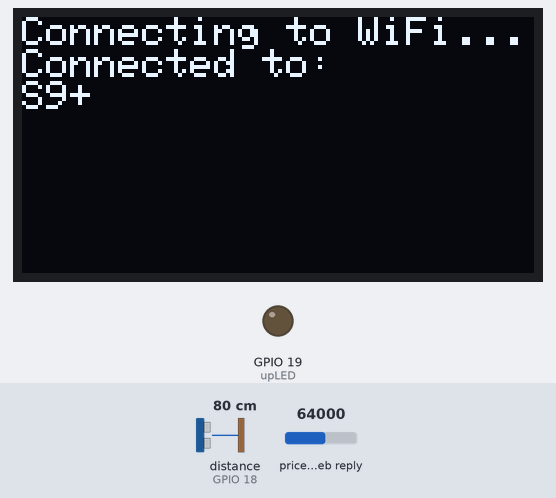
Recording of a sketch running on a simulated ESP32. On the bench: 128×64 one-colour display, output pins drawn as LEDs (lit = HIGH). Wiring (inferred from the names in the program): ultrasonic range finder: trigger GPIO 5; echo GPIO 18. The test bench sets the inputs (shaded band); at power-on: price in the web reply 64000, distance to the obstacle (sensor on GPIO 18) 80 cm. The echo pulse lasts 58.3 µs per cm; WiFi joins after 1.5 s; servers stay silent unless stated; uploads are accepted with an empty reply; web services answer with replies made up by the test bench; pins used as bus, display or sensor lines are not drawn; what the sketch prints to the serial monitor is not drawn.

Above: at 3.7 s.
At 7.1 s:
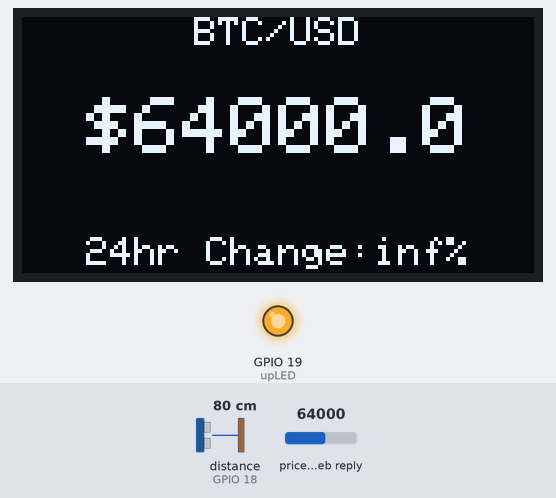
7.2 s: price in the web reply set to 21580
At 11.2 s:
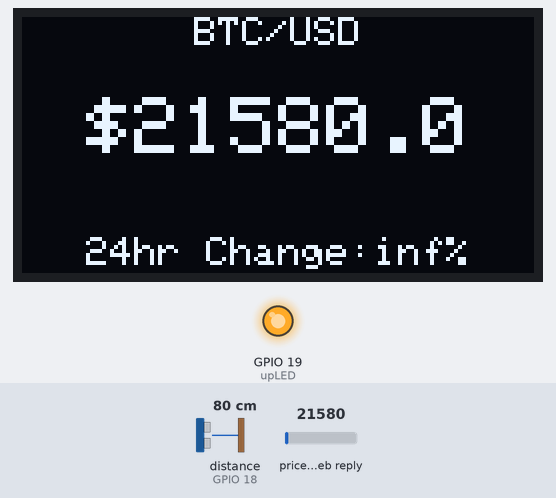
11.5 s: distance to the obstacle (sensor on GPIO 18) set to 2 cm
Timing chart, 0 to 14.5 s (numbered marks = the images above; inputs shaded):
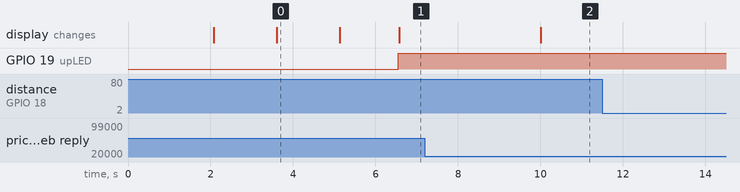

Measured:
- after the input at 7.2 s, the display: changes after 2.8 s (image 2)
- after the input at 11.5 s, every drawn part: stays the same
- what the display in image 0 shows lasts 1.5 s, from 3.6 s to 5.1 s

The sketch:

crypto-tracker.ino
```cpp
#include <Adafruit_SSD1306.h>
#include <WiFi.h>
#include <Wire.h>
#include <HTTPClient.h>
#include <NTPClient.h>
#include <WiFiUdp.h>
#include <ArduinoJson.h>

#define SCREEN_WIDTH 128
#define SCREEN_HEIGHT 64
#define OLED_RESET -1
#define SCREEN_ADDRESS 0x3C
#define upLED 19

#define SOUND_SPEED 0.034
#define CM_TO_INCH 0.393701

Adafruit_SSD1306 display(SCREEN_WIDTH, SCREEN_HEIGHT, &Wire, OLED_RESET);

const char* ssid = "S9+";
const char* password = "xyz12345.";

const int httpsPort = 443;
const String url = "http://api.coindesk.com/v1/bpi/currentprice/BTC.json";
const String ethUrl = "https://api.etherscan.io/api?module=stats&action=ethprice&apikey=89SD4YRTF3P7SXZ36YDHWTE5QUEU3653CS";
const String historyURL = "http://api.coindesk.com/v1/bpi/historical/close.json";
const String cryptoCode = "BTC";
const String cryptoCode2 = "ETH";

const int trigPin = 5;
const int echoPin = 18;
long duration;
float distanceCm;
float distanceInch;

WiFiClient client;
HTTPClient http;
HTTPClient http2;

String formattedDate;
String dayStamp;
String timeStamp;

const unsigned char bitcoinLogo[] PROGMEM = {
  0x00, 0x00, 0x00, 0x00, 0x00, 0x00, 0x00, 0x00, 0x00, 0x00, 0x00, 0x00, 0x00, 0x00, 0x00, 0x00,
  0x00, 0x00, 0x00, 0x00, 0x00, 0x00, 0x00, 0x00, 0x00, 0x00, 0x00, 0x00, 0x00, 0x00, 0x00, 0x00,
  0x00, 0x00, 0x00, 0x00, 0x00, 0x00, 0x00, 0x00, 0x00, 0x00, 0x00, 0x00, 0x00, 0x00, 0x00, 0x00,
  0x00, 0x00, 0x00, 0x00, 0x00, 0x00, 0x00, 0x00, 0x00, 0x00, 0x00, 0x00, 0x00, 0x00, 0x00, 0x00,
  0x00, 0x00, 0x00, 0x00, 0x00, 0x00, 0x00, 0xff, 0xf0, 0x00, 0x00, 0x00, 0x00, 0x00, 0x00, 0x00,
  0x00, 0x00, 0x00, 0x00, 0x00, 0x00, 0x07, 0xff, 0xfe, 0x00, 0x00, 0x00, 0x00, 0x00, 0x00, 0x00,
  0x00, 0x00, 0x00, 0x00, 0x00, 0x00, 0x3f, 0xc0, 0x3f, 0xc0, 0x00, 0x00, 0x00, 0x00, 0x00, 0x00,
  0x00, 0x00, 0x00, 0x00, 0x00, 0x00, 0x7c, 0x00, 0x03, 0xe0, 0x00, 0x00, 0x00, 0x00, 0x00, 0x00,
  0x00, 0x00, 0x00, 0x00, 0x00, 0x01, 0xf0, 0x00, 0x00, 0xf8, 0x00, 0x00, 0x00, 0x00, 0x00, 0x00,
  0x00, 0x00, 0x00, 0x00, 0x00, 0x03, 0xc0, 0x00, 0x00, 0x3e, 0x00, 0x00, 0x00, 0x00, 0x00, 0x00,
  0x00, 0x00, 0x00, 0x00, 0x00, 0x0f, 0x00, 0x00, 0x00, 0x0f, 0x00, 0x00, 0x00, 0x00, 0x00, 0x00,
  0x00, 0x00, 0x00, 0x00, 0x00, 0x1e, 0x03, 0xe7, 0xc0, 0x07, 0x80, 0x00, 0x00, 0x00, 0x00, 0x00,
  0x00, 0x00, 0x00, 0x00, 0x00, 0x38, 0x03, 0xe7, 0xc0, 0x01, 0xc0, 0x00, 0x00, 0x00, 0x00, 0x00,
  0x00, 0x00, 0x00, 0x00, 0x00, 0x70, 0x02, 0x24, 0x40, 0x00, 0xe0, 0x00, 0x00, 0x00, 0x00, 0x00,
  0x00, 0x00, 0x00, 0x00, 0x00, 0xe0, 0x02, 0x24, 0x40, 0x00, 0x70, 0x00, 0x00, 0x00, 0x00, 0x00,
  0x00, 0x00, 0x00, 0x00, 0x01, 0xc0, 0x02, 0x24, 0x40, 0x00, 0x38, 0x00, 0x00, 0x00, 0x00, 0x00,
  0x00, 0x00, 0x00, 0x00, 0x01, 0x80, 0x02, 0x24, 0x40, 0x00, 0x1c, 0x00, 0x00, 0x00, 0x00, 0x00,
  0x00, 0x00, 0x00, 0x00, 0x03, 0x80, 0x02, 0x3c, 0x40, 0x00, 0x1c, 0x00, 0x00, 0x00, 0x00, 0x00,
  0x00, 0x00, 0x00, 0x00, 0x07, 0x03, 0xfe, 0x3c, 0x7c, 0x00, 0x0e, 0x00, 0x00, 0x00, 0x00, 0x00,
  0x00, 0x00, 0x00, 0x00, 0x06, 0x03, 0x00, 0x00, 0x1f, 0x00, 0x07, 0x00, 0x00, 0x00, 0x00, 0x00,
  0x00, 0x00, 0x00, 0x00, 0x0e, 0x03, 0x00, 0x00, 0x01, 0xc0, 0x07, 0x00, 0x00, 0x00, 0x00, 0x00,
  0x00, 0x00, 0x00, 0x00, 0x0c, 0x03, 0x00, 0x00, 0x00, 0xc0, 0x03, 0x80, 0x00, 0x00, 0x00, 0x00,
  0x00, 0x00, 0x00, 0x00, 0x1c, 0x03, 0xf0, 0x3f, 0x80, 0x60, 0x03, 0x80, 0x00, 0x00, 0x00, 0x00,
  0x00, 0x00, 0x00, 0x00, 0x18, 0x00, 0xf0, 0x3f, 0xe0, 0x20, 0x01, 0x80, 0x00, 0x00, 0x00, 0x00,
  0x00, 0x00, 0x00, 0x00, 0x38, 0x00, 0x18, 0x30, 0x70, 0x30, 0x01, 0xc0, 0x00, 0x00, 0x00, 0x00,
  0x00, 0x00, 0x00, 0x00, 0x30, 0x00, 0x18, 0x30, 0x10, 0x30, 0x00, 0xc0, 0x00, 0x00, 0x00, 0x00,
  0x00, 0x00, 0x00, 0x00, 0x30, 0x00, 0x18, 0x30, 0x10, 0x30, 0x00, 0xc0, 0x00, 0x00, 0x00, 0x00,
  0x00, 0x00, 0x00, 0x00, 0x70, 0x00, 0x18, 0x30, 0x10, 0x30, 0x00, 0xe0, 0x00, 0x00, 0x00, 0x00,
  0x00, 0x00, 0x00, 0x00, 0x70, 0x00, 0x18, 0x30, 0x30, 0x20, 0x00, 0xe0, 0x00, 0x00, 0x00, 0x00,
  0x00, 0x00, 0x00, 0x00, 0x70, 0x00, 0x18, 0x30, 0xe0, 0x60, 0x00, 0x60, 0x00, 0x00, 0x00, 0x00,
  0x00, 0x00, 0x00, 0x00, 0x60, 0x00, 0x18, 0x3f, 0xc0, 0xc0, 0x00, 0x60, 0x00, 0x00, 0x00, 0x00,
  0x00, 0x00, 0x00, 0x00, 0x60, 0x00, 0x18, 0x00, 0x01, 0xc0, 0x00, 0x60, 0x00, 0x00, 0x00, 0x00,
  0x00, 0x00, 0x00, 0x00, 0x60, 0x00, 0x18, 0x00, 0x00, 0xf0, 0x00, 0x60, 0x00, 0x00, 0x00, 0x00,
  0x00, 0x00, 0x00, 0x00, 0x60, 0x00, 0x18, 0x00, 0x00, 0x38, 0x00, 0x60, 0x00, 0x00, 0x00, 0x00,
  0x00, 0x00, 0x00, 0x00, 0x60, 0x00, 0x18, 0x3f, 0xe0, 0x18, 0x00, 0x60, 0x00, 0x00, 0x00, 0x00,
  0x00, 0x00, 0x00, 0x00, 0x60, 0x00, 0x18, 0x30, 0xf8, 0x0c, 0x00, 0x60, 0x00, 0x00, 0x00, 0x00,
  0x00, 0x00, 0x00, 0x00, 0x70, 0x00, 0x18, 0x30, 0x1c, 0x0c, 0x00, 0x60, 0x00, 0x00, 0x00, 0x00,
  0x00, 0x00, 0x00, 0x00, 0x70, 0x00, 0x18, 0x30, 0x0c, 0x0c, 0x00, 0xe0, 0x00, 0x00, 0x00, 0x00,
  0x00, 0x00, 0x00, 0x00, 0x70, 0x00, 0x18, 0x30, 0x04, 0x0c, 0x00, 0xe0, 0x00, 0x00, 0x00, 0x00,
  0x00, 0x00, 0x00, 0x00, 0x30, 0x00, 0x18, 0x30, 0x0c, 0x0c, 0x00, 0xc0, 0x00, 0x00, 0x00, 0x00,
  0x00, 0x00, 0x00, 0x00, 0x30, 0x00, 0x18, 0x30, 0x0c, 0x0c, 0x00, 0xc0, 0x00, 0x00, 0x00, 0x00,
  0x00, 0x00, 0x00, 0x00, 0x38, 0x00, 0x18, 0x30, 0x38, 0x0c, 0x01, 0xc0, 0x00, 0x00, 0x00, 0x00,
  0x00, 0x00, 0x00, 0x00, 0x18, 0x01, 0xf0, 0x3f, 0xf0, 0x08, 0x01, 0xc0, 0x00, 0x00, 0x00, 0x00,
  0x00, 0x00, 0x00, 0x00, 0x1c, 0x01, 0xe0, 0x1f, 0x00, 0x18, 0x01, 0x80, 0x00, 0x00, 0x00, 0x00,
  0x00, 0x00, 0x00, 0x00, 0x1c, 0x01, 0x00, 0x00, 0x00, 0x30, 0x03, 0x80, 0x00, 0x00, 0x00, 0x00,
  0x00, 0x00, 0x00, 0x00, 0x0e, 0x03, 0x00, 0x00, 0x00, 0xe0, 0x07, 0x00, 0x00, 0x00, 0x00, 0x00,
  0x00, 0x00, 0x00, 0x00, 0x06, 0x03, 0x00, 0x00, 0x0f, 0xc0, 0x07, 0x00, 0x00, 0x00, 0x00, 0x00,
  0x00, 0x00, 0x00, 0x00, 0x07, 0x03, 0xfe, 0x3c, 0x7e, 0x00, 0x0e, 0x00, 0x00, 0x00, 0x00, 0x00,
  0x00, 0x00, 0x00, 0x00, 0x03, 0x80, 0x02, 0x3c, 0x40, 0x00, 0x0c, 0x00, 0x00, 0x00, 0x00, 0x00,
  0x00, 0x00, 0x00, 0x00, 0x01, 0x80, 0x02, 0x24, 0x40, 0x00, 0x1c, 0x00, 0x00, 0x00, 0x00, 0x00,
  0x00, 0x00, 0x00, 0x00, 0x01, 0xc0, 0x02, 0x24, 0x40, 0x00, 0x38, 0x00, 0x00, 0x00, 0x00, 0x00,
  0x00, 0x00, 0x00, 0x00, 0x00, 0xe0, 0x02, 0x24, 0x40, 0x00, 0x70, 0x00, 0x00, 0x00, 0x00, 0x00,
  0x00, 0x00, 0x00, 0x00, 0x00, 0x70, 0x02, 0x24, 0x40, 0x00, 0xe0, 0x00, 0x00, 0x00, 0x00, 0x00,
  0x00, 0x00, 0x00, 0x00, 0x00, 0x38, 0x03, 0xe7, 0xc0, 0x01, 0xc0, 0x00, 0x00, 0x00, 0x00, 0x00,
  0x00, 0x00, 0x00, 0x00, 0x00, 0x1e, 0x03, 0xe7, 0xc0, 0x07, 0x80, 0x00, 0x00, 0x00, 0x00, 0x00,
  0x00, 0x00, 0x00, 0x00, 0x00, 0x0f, 0x00, 0x00, 0x00, 0x0f, 0x00, 0x00, 0x00, 0x00, 0x00, 0x00,
  0x00, 0x00, 0x00, 0x00, 0x00, 0x07, 0xc0, 0x00, 0x00, 0x3e, 0x00, 0x00, 0x00, 0x00, 0x00, 0x00,
  0x00, 0x00, 0x00, 0x00, 0x00, 0x01, 0xf0, 0x00, 0x00, 0xf8, 0x00, 0x00, 0x00, 0x00, 0x00, 0x00,
  0x00, 0x00, 0x00, 0x00, 0x00, 0x00, 0xfc, 0x00, 0x03, 0xf0, 0x00, 0x00, 0x00, 0x00, 0x00, 0x00,
  0x00, 0x00, 0x00, 0x00, 0x00, 0x00, 0x3f, 0xc0, 0x3f, 0xc0, 0x00, 0x00, 0x00, 0x00, 0x00, 0x00,
  0x00, 0x00, 0x00, 0x00, 0x00, 0x00, 0x07, 0xff, 0xfe, 0x00, 0x00, 0x00, 0x00, 0x00, 0x00, 0x00,
  0x00, 0x00, 0x00, 0x00, 0x00, 0x00, 0x00, 0xff, 0xf0, 0x00, 0x00, 0x00, 0x00, 0x00, 0x00, 0x00,
  0x00, 0x00, 0x00, 0x00, 0x00, 0x00, 0x00, 0x00, 0x00, 0x00, 0x00, 0x00, 0x00, 0x00, 0x00, 0x00,
  0x00, 0x00, 0x00, 0x00, 0x00, 0x00, 0x00, 0x00, 0x00, 0x00, 0x00, 0x00, 0x00, 0x00, 0x00, 0x00
};

void setup() {
  Serial.begin(115200);

  pinMode(upLED, OUTPUT);

  pinMode(trigPin, OUTPUT);
  pinMode(echoPin, INPUT);

  if (!display.begin(SSD1306_SWITCHCAPVCC, SCREEN_ADDRESS)) {
    Serial.println(F("SSD1306 allocation failed"));
    for (;;)
      ;
  }

  display.clearDisplay();
  display.setTextColor(SSD1306_WHITE);
  display.drawBitmap(0, 0, bitcoinLogo, 128, 64, WHITE);
  display.display();
  delay(2000);

  display.clearDisplay();
  display.setTextSize(1);
  display.setTextColor(WHITE);
  display.println("Connecting to WiFi...");
  display.display();

  WiFi.begin(ssid, password);

  Serial.print("Connecting to WiFi...");
  while (WiFi.status() != WL_CONNECTED) {
    delay(500);
    Serial.print(".");
  }
  Serial.println();

  display.println("Connected to: ");
  display.print(ssid);
  display.display();
  delay(1500);
  display.clearDisplay();
  display.display();
}

void loop() {
  digitalWrite(trigPin, LOW);
  delayMicroseconds(2);
  digitalWrite(trigPin, HIGH);
  delayMicroseconds(10);
  digitalWrite(trigPin, LOW);
  duration = pulseIn(echoPin, HIGH);
  distanceCm = duration * SOUND_SPEED / 2;
  distanceInch = distanceCm * CM_TO_INCH;
  Serial.print("Distance (cm): ");
  Serial.println(distanceCm);
  Serial.print("Distance (inch): ");
  Serial.println(distanceInch);
  delay(1000);

  if (distanceCm > 50) {
    Serial.print("Connecting to ");
    Serial.println(url);

    http.begin(url);
    int httpCode = http.GET();
    StaticJsonDocument<2000> doc;
    DeserializationError error = deserializeJson(doc, http.getString());

    if (error) {
      Serial.print(F("deserializeJson Failed"));
      Serial.println(error.f_str());
      delay(2500);
      return;
    }

    Serial.print("HTTP Status Code1: ");
    Serial.println(httpCode);

    String BTCUSDPrice = doc["bpi"]["USD"]["rate_float"].as<String>();
    double btcdouble = BTCUSDPrice.toDouble();
    String formattedBTC = String(btcdouble, 1);
    String lastUpdated = doc["time"]["updated"].as<String>();
    http.end();


    Serial.print("Getting history...");
    StaticJsonDocument<2000> historyDoc;

    http.begin(historyURL);
    int historyHttpCode = http.GET();
    DeserializationError historyError = deserializeJson(historyDoc, http.getString());

    if (historyError) {
      Serial.print(F("deserializeJson(History) failed"));
      Serial.println(historyError.f_str());
      delay(2500);
      return;
    }

    Serial.print("History HTTP Status Code: ");
    Serial.println(historyHttpCode);
    JsonObject bpi = historyDoc["bpi"].as<JsonObject>();
    double yesterdayPrice;
    for (JsonPair kv : bpi) {
      yesterdayPrice = kv.value().as<double>();
    }

    Serial.print("BTCUSD Price: ");
    Serial.println(formattedBTC);

    Serial.print("Yesterday's Price: ");
    Serial.println(yesterdayPrice);

    bool isUp = BTCUSDPrice.toDouble() > yesterdayPrice;
    double percentChange;
    String dayChangeString = "24hr Change:";
    if (isUp) {
      percentChange = ((BTCUSDPrice.toDouble() - yesterdayPrice) / yesterdayPrice) * 100;
      digitalWrite(upLED, HIGH);
    }

    Serial.print("Percent Change: ");
    Serial.println(percentChange);

    display.clearDisplay();
    display.setTextSize(1);
    printCenter("BTC/USD", 0, 0);

    display.setTextSize(2);
    printCenter("$" + formattedBTC, 0, 20);

    display.setTextSize(1);
    dayChangeString = dayChangeString + percentChange + "%";
    printCenter(dayChangeString, 0, 55);
    display.display();
    http.end();
    delay(2000);
  }


  // eth
  if (distanceCm < 50) {
    Serial.print("Connecting to ");
    Serial.println(ethUrl);

    http2.begin(ethUrl);
    http2.setTimeout(15000);
    int httpCode2 = http2.GET();

    if (httpCode2 > 0) {
      // HTTP header has been sent and Server response header has been handled
      Serial.print("HTTP Status Code2: ");
      Serial.println(httpCode2);

      // Get the response payload
      String payload = http2.getString();
      Serial.print("Response: ");
      Serial.println(payload);

      StaticJsonDocument<2000> doc2;
      DeserializationError error2 = deserializeJson(doc2, payload);

      if (error2) {
        Serial.print(F("deserializeJson Failed: "));
        Serial.println(error2.f_str());
        delay(2500);
        http2.end();
        return;
      }

      String ETHUSDPrice = doc2["result"]["ethusd"].as<String>();
      double ethdouble = ETHUSDPrice.toDouble();
      String formattedPrice = String(ethdouble, 1);
      Serial.print("ETHUSD Price: ");
      Serial.println(formattedPrice);

      display.clearDisplay();
      display.setTextSize(1);
      printCenter("ETH/USD", 0, 0);

      display.setTextSize(2);
      printCenter("$" + formattedPrice, 0, 20);

      display.display();
      delay(2000);
    } else {
      Serial.print("HTTP GET request failed, error: ");
      Serial.println(http2.errorToString(httpCode2).c_str());
    }

    http2.end();
  }


  esp_sleep_enable_timer_wakeup(900000000);
}

void printCenter(const String buf, int x, int y) {
  int16_t x1, y1;
  uint16_t w, h;
  display.getTextBounds(buf, x, y, &x1, &y1, &w, &h);
  display.setCursor((x - w / 2) + (128 / 2), y);
  display.print(buf);
}
```
